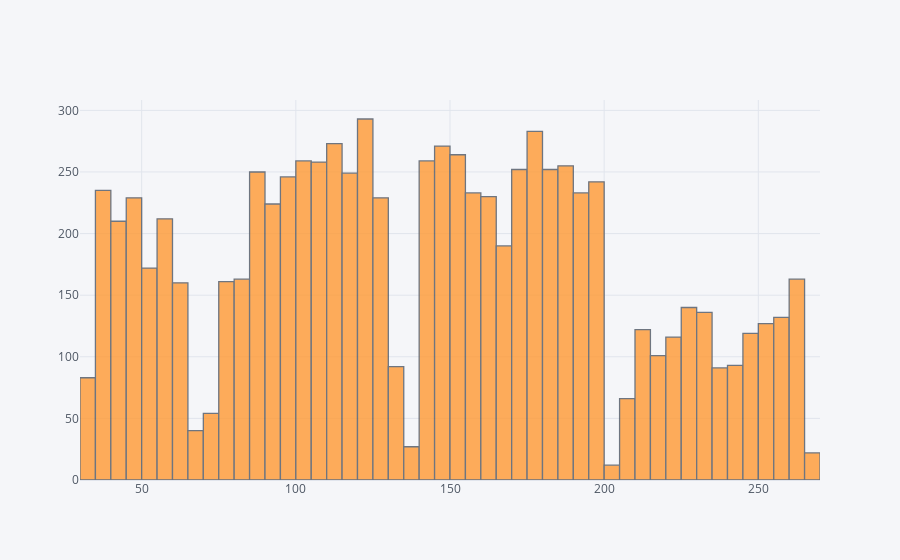

Notebook code for this chart:
### Code cell
train['Item_MRP'].iplot(kind = 'hist', bins = 50)

### Figure 1 — Plotly figure (JSON) as saved in the notebook; plotly's stock layout.template omitted (floating-point values rounded to 4 significant figures; data arrays with more than 128 entries replaced by an {"elided": "..."} marker saying what was removed)
{"data": [{"histfunc": "count", "histnorm": "", "marker": {"color": "rgba(255, 153, 51, 1.0)", "line": {"color": "#4D5663", "width": 1.3}}, "name": "Item_MRP", "nbinsx": 50, "opacity": 0.8, "orientation": "v", "type": "histogram", "x": {"elided": "8523 float values"}}], "layout": {"barmode": "overlay", "legend": {"bgcolor": "#F5F6F9", "font": {"color": "#4D5663"}}, "paper_bgcolor": "#F5F6F9", "plot_bgcolor": "#F5F6F9", "title": {"font": {"color": "#4D5663"}}, "xaxis": {"gridcolor": "#E1E5ED", "showgrid": true, "tickfont": {"color": "#4D5663"}, "title": {"font": {"color": "#4D5663"}, "text": ""}, "zerolinecolor": "#E1E5ED"}, "yaxis": {"gridcolor": "#E1E5ED", "showgrid": true, "tickfont": {"color": "#4D5663"}, "title": {"font": {"color": "#4D5663"}, "text": ""}, "zerolinecolor": "#E1E5ED"}}}
